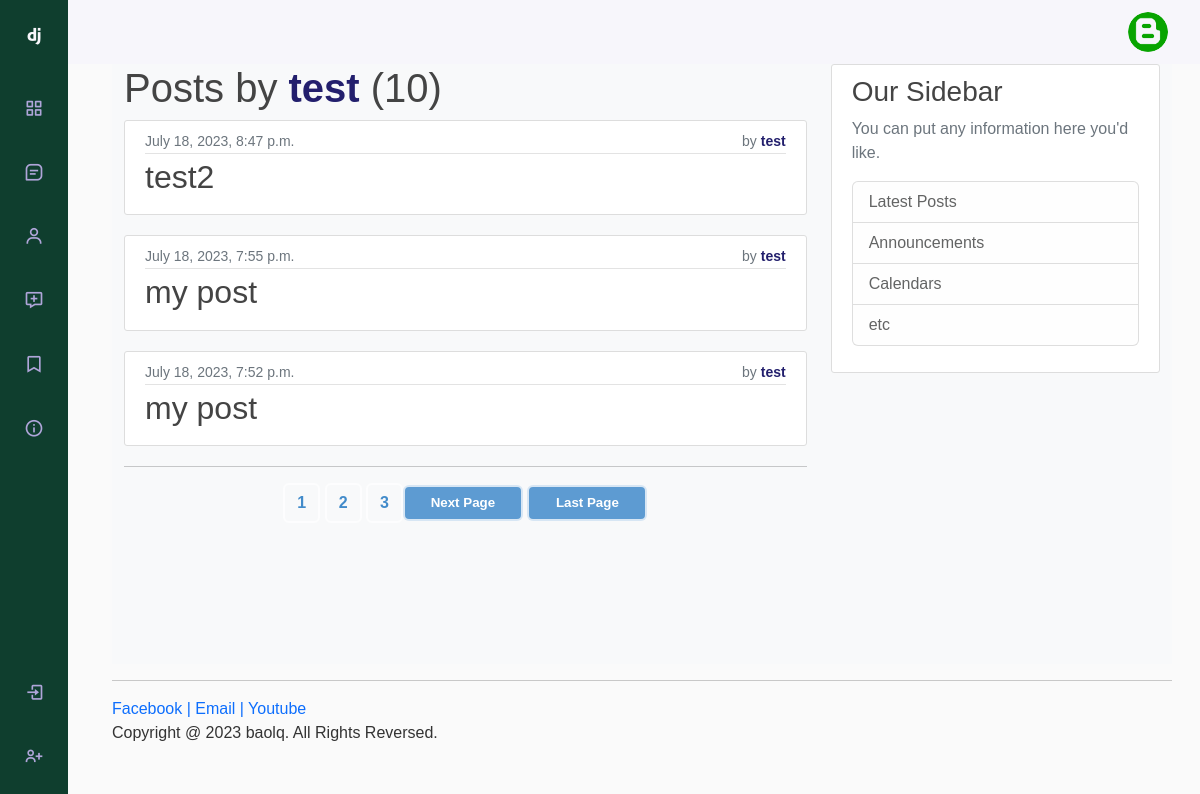
The app's page /blog/user/test/, older data.
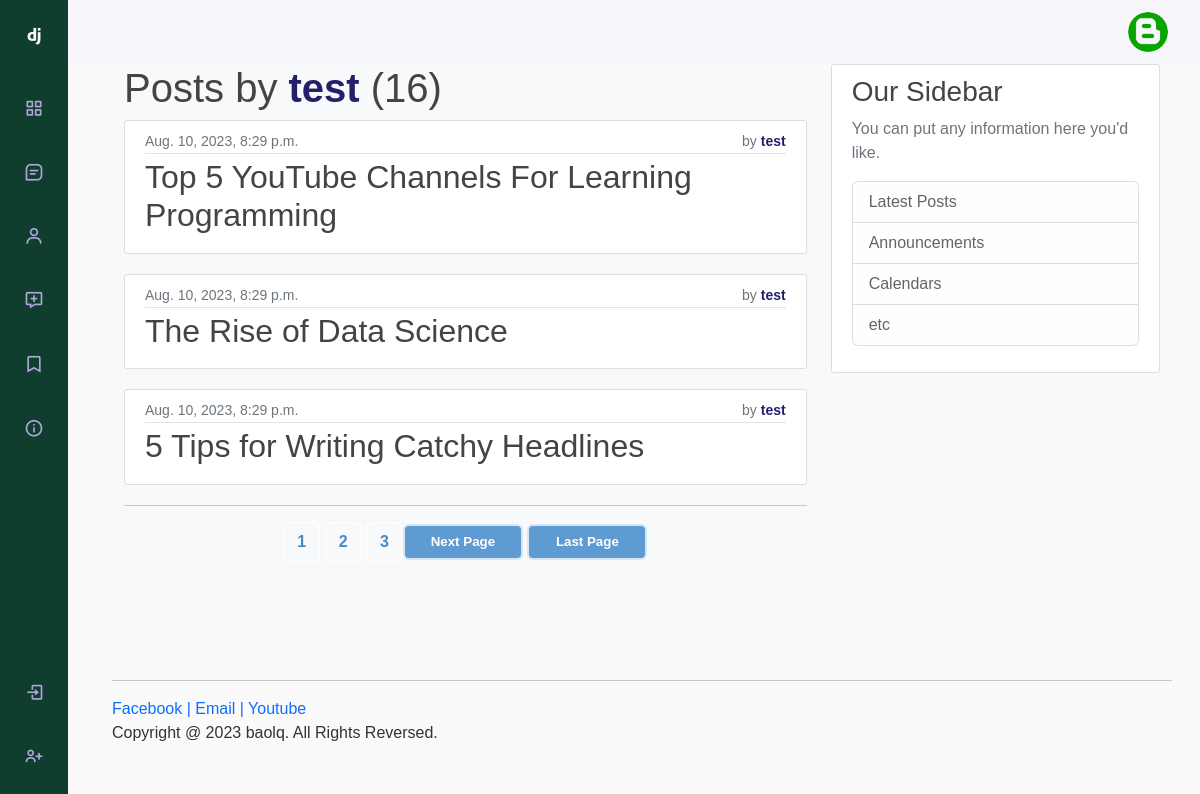
The same page, newer data.
### blog/models.py (models this page shows, shortened)
class Post(models.Model):
    title = models.CharField(max_length=100)
    author = models.ForeignKey(settings.AUTH_USER_MODEL, default=1, on_delete=models.CASCADE, related_name='blog_post')
    body = models.TextField()
    image = models.ImageField(null=True, blank=True, upload_to = "images/")
    date = models.DateTimeField(auto_now_add=True)

### blog/views.py (the view)
# urls.py: path('user/<str:username>/', views.UserPostListView.as_view(), name='user_posts'),
class UserPostListView(ListView):       #------------------------------ class-base view | Method_1
    model = Post
    template_name = 'blogs/user_posts.html'
    context_object_name = 'Posts'
    paginate_by = 3
    def get_queryset(self):
        user = get_object_or_404(User, username=self.kwargs.get('username'))
        return Post.objects.filter(author=user).order_by('-date')

### blog/templates/blogs/user_posts.html (shortened to what this page needs)
{% extends 'pages/base.html' %}
{% block content %}
    <h1>Posts by <span class="author">{{ view.kwargs.username }}</span> ({{page_obj.paginator.count}})</h1>
    {% for post in Posts %}
        <article class="media content-section">
            <div class="article-metadata">
            <small class="text-muted">
                {{ post.date }}
                <div>
                    by
                    <span class="author"> {{ post.author }}</span>
                </div>
            </small>
            </div>
            <div class="blog-img">
                <h2><a class="article-title" href="/blog/post/{{post.pk}}">{{ post.title }}</a></h2>
            </div>
        </article>
    {% endfor %}
    <hr>
    <div class="flex-container paginator">
        <div>
            {% for num in page_obj.paginator.page_range %}
                {% if page_obj.number == num %}
                    <a class="btn btn-info mb-4 paginfo-btn" href="{{ request.path }}?page={{num}}">{{num}}</a>
                {% elif num > page_obj.number|add:'-3' and num < page_obj.number|add:'3' %}
                    <a class="btn btn-info mb-4 paginfo-btn" href="{{ request.path }}?page={{num}}">{{num}}</a>
                {% endif %}
            {% endfor %}
        </div>
        {% if page_obj.has_next %}
            <div>
                <a class="btn btn-outline-info mb-4 pag-btn" href="{{ request.path }}?page={{page_obj.next_page_number}}">Next Page</a>
                <a class="btn btn-outline-info mb-4 pag-btn" href="{{ request.path }}?page={{ page_obj.paginator.num_pages }}">Last Page</a>
            </div>
        {% endif %}
    </div>
{% endblock %}

Row changes from the older to the newer data that the page shows:
no longer on this page (row unchanged): Post: date "July 18, 2023, 8:47 p.m.", author "test", title "test2"
no longer on this page (row unchanged): Post: date "July 18, 2023, 7:55 p.m.", author "test", title "my post"
removed Post: date "July 18, 2023, 7:52 p.m.", author "test", title "my post"
added Post: date "Aug. 10, 2023, 8:29 p.m.", author "test", title "Top 5 YouTube Channels For Learning Programming"
added Post: date "Aug. 10, 2023, 8:29 p.m.", author "test", title "The Rise of Data Science"
added Post: date "Aug. 10, 2023, 8:29 p.m.", author "test", title "5 Tips for Writing Catchy Headlines"
Text that changed along with them:
{{ page_obj.paginator.count }}: "10" → "16"
